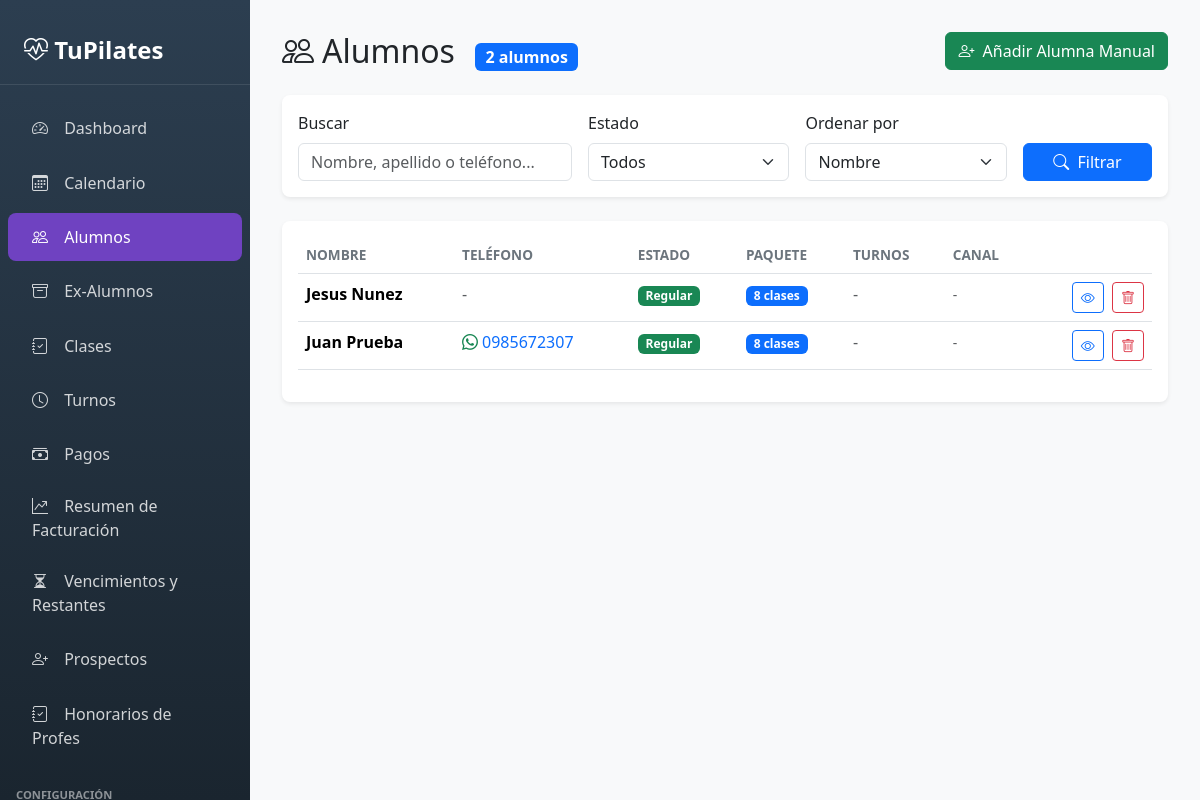
The page /panel/alumnos/ on the database its author committed.
### Pilapp/models.py (models this page shows, shortened)
class Alumno(models.Model):
    id_alumno = models.AutoField(primary_key=True)
    id_persona = models.ForeignKey(Persona, on_delete=models.CASCADE)
    canal_captacion = models.CharField(max_length=100, blank=True, null=True)
    ultima_clase = models.DateField(blank=True, null=True)
    estado = models.CharField(max_length=50, choices=[
        ('ocasional', 'Ocasional'),  # Attends without package
        ('regular', 'Regular'),       # Has an active package
        ('inactivo', 'Inactivo')      # No active packages
    ], default='ocasional')

class Persona(models.Model):
    id_persona = models.AutoField(primary_key=True)
    nombre = models.CharField(max_length=100)
    apellido = models.CharField(max_length=100)
    telefono = models.CharField(max_length=20, blank=True, null=True)
    ruc = models.CharField(max_length=20, blank=True, null=True)
    razon_social = models.CharField(max_length=150, blank=True, null=True)
    observaciones = models.TextField(blank=True, null=True)

class AlumnoPaquete(models.Model):
    id_alumno_paquete = models.AutoField(primary_key=True)
    id_alumno = models.ForeignKey(Alumno, on_delete=models.CASCADE)
    id_paquete = models.ForeignKey(Paquete, on_delete=models.CASCADE)
    estado = models.CharField(max_length=50, choices=[("activo", "Activo"), ("expirado", "Expirado")])
    estado_pago = models.CharField(max_length=50, choices=[
        ("pendiente", "Pendiente"),
        ("pagado", "Pagado"),
        ("parcial", "Pago Parcial")
    ], default="pendiente")
    clases_usadas = models.IntegerField(default=0)
    fecha_inicio = models.DateField(null=True)

class Paquete(models.Model):
    id_paquete = models.AutoField(primary_key=True)
    cantidad_clases = models.IntegerField()
    costo = models.DecimalField(max_digits=10, decimal_places=2)

### Pilapp/views_panel.py (the view, shortened to what this page needs)
# urls.py: old_path = "path('alumnos/', views_panel.panel_alumnos, name='panel_alumnos'),"
def panel_alumnos(request):
    from .models import AlumnoPaqueteTurno
    alumnos = Alumno.objects.select_related('id_persona').all()
    filtros = {
        'q': request.GET.get('q', ''),
        'estado': request.GET.get('estado', ''),
        'orden': request.GET.get('orden', 'nombre'),
    }
    if filtros['q']:
        alumnos = alumnos.filter(
            Q(id_persona__nombre__icontains=filtros['q']) |
            Q(id_persona__apellido__icontains=filtros['q']) |
            Q(id_persona__telefono__icontains=filtros['q'])
        )
    if filtros['estado']:
        alumnos = alumnos.filter(estado=filtros['estado'])
    if filtros['orden'] == 'nombre':
        alumnos = alumnos.order_by('id_persona__nombre', 'id_persona__apellido')
    elif filtros['orden'] == '-id_alumno':
        alumnos = alumnos.order_by('-id_alumno')
    elif filtros['orden'] == 'ultima_clase':
        alumnos = alumnos.order_by('-ultima_clase')
    turnos_por_alumno = {}
    asignaciones = AlumnoPaqueteTurno.objects.filter(
        id_alumno_paquete__estado='activo'
    ).select_related('id_turno', 'id_alumno_paquete__id_alumno')
    for alumno in alumnos:
        alumno.paquete_activo = AlumnoPaquete.objects.filter(
            id_alumno=alumno, estado='activo'
        ).select_related('id_paquete').first()
        alumno.turnos = turnos_por_alumno.get(alumno.id_alumno, [])
    return render(request, 'admin_panel/alumnos/lista.html', {
        'alumnos': alumnos,
        'filtros': filtros,
    })

### Pilapp/templates/admin_panel/alumnos/lista.html (shortened to what this page needs)
{% extends 'admin_panel/base.html' %}
{% block content %}
<div class="d-flex justify-content-between align-items-center mb-4">
    <div>
        <h2 class="mb-0 d-inline-block"><i class="bi bi-people me-2"></i>Alumnos</h2>
        <span class="badge bg-primary fs-6 ms-3">{{ alumnos|length }} alumnos</span>
    </div>
    <a href="{% url 'panel_alumno_crear' %}" class="btn btn-success">
        <i class="bi bi-person-plus me-1"></i> Añadir Alumna Manual
    </a>
</div>
<div class="card mb-4">
    <div class="card-body">
        <form method="get" class="row g-3">
            <div class="col-md-4">
                <label class="form-label">Buscar</label>
                <input type="text" name="q" class="form-control" placeholder="Nombre, apellido o teléfono..." value="{{ filtros.q|default:'' }}">
            </div>
            <div class="col-md-3">
                <label class="form-label">Estado</label>
                <select name="estado" class="form-select">
                    <option value="">Todos</option>
                </select>
            </div>
            <div class="col-md-3">
                <label class="form-label">Ordenar por</label>
                <select name="orden" class="form-select">
                    <option value="nombre" {% if filtros.orden == 'nombre' %}selected{% endif %}>Nombre</option>
                </select>
            </div>
            <div class="col-md-2 d-flex align-items-end">
                <button type="submit" class="btn btn-primary w-100">
                    <i class="bi bi-search me-1"></i> Filtrar
                </button>
            </div>
        </form>
    </div>
</div>
<div class="card">
    <div class="card-body">
        {% if alumnos %}
        <div class="table-responsive">
            <table class="table table-hover">
                <thead>
                    <tr>
                        <th>Nombre</th>
                        <th>Teléfono</th>
                        <th>Estado</th>
                        <th>Paquete</th>
                        <th>Turnos</th>
                        <th>Canal</th>
                        <th></th>
                    </tr>
                </thead>
                <tbody>
                    {% for alumno in alumnos %}
                    <tr>
                        <td>
                            <strong>{{ alumno.id_persona.nombre }} {{ alumno.id_persona.apellido }}</strong>
                        </td>
                        <td>
                            {% if alumno.id_persona.telefono %}
                            <a href="https://wa.me/{{ alumno.id_persona.telefono }}" target="_blank" class="text-decoration-none">
                                <i class="bi bi-whatsapp text-success me-1"></i>{{ alumno.id_persona.telefono }}
                            </a>
                            {% else %}
                            <span class="text-muted">-</span>
                            {% endif %}
                        </td>
                        <td>
                            <span class="badge {% if alumno.estado == 'regular' %}bg-success{% elif alumno.estado == 'ocasional' %}bg-info{% else %}bg-secondary{% endif %}">
                                {{ alumno.estado|title }}
                            </span>
                        </td>
                        <td>
                            {% if alumno.paquete_activo %}
                            <span class="badge bg-primary">{{ alumno.paquete_activo.id_paquete.cantidad_clases }} clases</span>
                            {% else %}
                            <span class="text-muted">-</span>
                            {% endif %}
                        </td>
                        <td>
                            {% if alumno.turnos %}
                                {% for turno in alumno.turnos %}
                                <div class="small">
                                    <i class="bi bi-clock text-muted me-1"></i>{{ turno.dia }} {{ turno.horario }}
                                </div>
                                {% endfor %}
                            {% else %}
                            <span class="text-muted">-</span>
                            {% endif %}
                        </td>
                        <td>
                            <small class="text-muted">{{ alumno.canal_captacion|default:"-" }}</small>
                        </td>
                        <td class="text-end">
                            <a href="{% url 'panel_alumno_detalle' alumno.id_alumno %}" class="btn btn-sm btn-outline-primary">
                                <i class="bi bi-eye"></i>
                            </a>
                            <form method="post"
                                action="{% url 'panel_alumno_eliminar' alumno.id_alumno %}"
                                class="d-inline"
                                onsubmit="return confirm('Seguro que deseas eliminar al alumno {{ alumno.id_persona.nombre }} {{ alumno.id_persona.apellido }}? Esta acción eliminará paquetes, reservas/asistencias y pagos asociados.');">
                                <button type="submit" class="btn btn-sm btn-outline-danger ms-1" title="Eliminar alumno">
                                    <i class="bi bi-trash"></i>
                                </button>
                            </form>
                        </td>
                    </tr>
                    {% endfor %}
                </tbody>
            </table>
        </div>
        {% else %}
        <p class="text-muted text-center py-4 mb-0">
            <i class="bi bi-search me-2"></i>No se encontraron alumnos con los filtros seleccionados
        </p>
        {% endif %}
    </div>
</div>
{% endblock %}

### Pilapp/templates/admin_panel/base.html (style rules this page uses)
:root { --sidebar-width: 250px; --primary-color: #6f42c1; --secondary-color: #e9ecef; }
body { min-height: 100vh; background-color: #f8f9fa; }
.card { border: none; box-shadow: 0 0.125rem 0.25rem rgba(0,0,0,0.075); border-radius: 0.5rem; }
.table th { font-weight: 600; color: #6c757d; font-size: 0.85rem; text-transform: uppercase; }

### rows shown on the page
Alumno: id_persona.nombre "Jesus", id_persona.apellido "Nunez", estado "Regular", paquete_activo.id_paquete.cantidad_clases "8", canal_captacion "-"
Alumno: id_persona.nombre "Juan", id_persona.apellido "Prueba", id_persona.telefono "0985672307", estado "Regular", paquete_activo.id_paquete.cantidad_clases "8", canal_captacion "-"

### other values the page prints
{{ alumnos|length }} "2"
